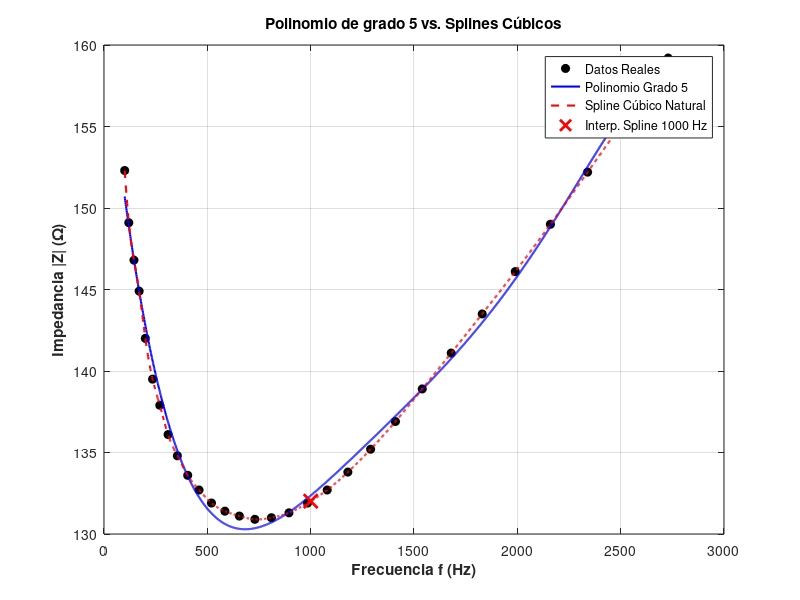

The MATLAB script that drew this image:
%  B2: INTERPOLACIÓN POR SPLINES CÚBICOS NATURALES
clear; clc; close all;
format longG;

% 1. Datos Originales del Experimento
f = [100, 120, 145, 170, 200, 235, 270, 310, 355, 405, ...
     460, 520, 585, 655, 730, 810, 895, 985, 1080, 1180, ...
     1290, 1410, 1540, 1680, 1830, 1990, 2160, 2340, 2530, 2730];

Z = [152.3, 149.1, 146.8, 144.9, 142.0, 139.5, 137.9, 136.1, 134.8, 133.6, ...
     132.7, 131.9, 131.4, 131.1, 130.9, 131.0, 131.3, 131.9, 132.7, 133.8, ...
     135.2, 136.9, 138.9, 141.1, 143.5, 146.1, 149.0, 152.2, 155.6, 159.2];

N = length(f); % Cantidad de puntos (30)

%% B2.1: CONSTRUCCIÓN MANUAL DE LA MATRIZ DE TRACERES (image_01cbce.png)
A = zeros(N-2, N-2);
B = zeros(N-2, 1);

for row = 1:(N-2)
    idx = row + 1; % Índice real en los vectores de datos (puntos internos)
    
    h_left  = f(idx) - f(idx-1);
    h_right = f(idx+1) - f(idx);
    
    % Llenado de la matriz tridiagonal A (Coeficientes de f'')
    if row > 1
        A(row, row-1) = h_left;
    end
    
    A(row, row) = 2 * (f(idx+1) - f(idx-1));
    
    if row < N-2
        A(row, row+1) = h_right;
    end
    
    % Término independiente B (image_01cbce.png)
    B(row) = (6 / h_right) * (Z(idx+1) - Z(idx)) + (6 / h_left) * (Z(idx-1) - Z(idx));
end

% Resolver el sistema para los puntos internos
f_double_prime_internal = A \ B;

% Añadir las condiciones de Spline Natural: f''(x_1) = 0 y f''(x_n) = 0
M = [0; f_double_prime_internal; 0];

%% B2.2: EVALUACIÓN EN MALLA FINA MEDIANTE LA FÓRMULA DE LA DIAPOSITIVA (image_370655.png)
f_fina = linspace(100, 2730, 2000);
Z_spline = zeros(size(f_fina));

for j = 1:length(f_fina)
    x_val = f_fina(j);
    
    % Encontrar a qué segmento pertenece x_val
    if x_val >= f(end)
        k = N - 1;
    else
        k = find(f <= x_val, 1, 'last');
        if k == N, k = N - 1; end
    end
    
    % Implementación exacta de la fórmula de la diapositiva para P_i(x)
    h = f(k+1) - f(k);
    
    term1 = (M(k) / (6 * h)) * (f(k+1) - x_val)^3;
    term2 = (M(k+1) / (6 * h)) * (x_val - f(k))^3;
    term3 = (Z(k)/h - (M(k) * h)/6) * (f(k+1) - x_val);
    term4 = (Z(k+1)/h - (M(k+1) * h)/6) * (x_val - f(k));
    
    Z_spline(j) = term1 + term2 + term3 + term4;
end

%% CÁLCULO DE VALOR EN f = 1000 Hz
target_f = 1000;
k_target = find(f <= target_f, 1, 'last');
h_t = f(k_target+1) - f(k_target);

Z_1000_spline = (M(k_target) / (6 * h_t)) * (f(k_target+1) - target_f)^3 + ...
                (M(k_target+1) / (6 * h_t)) * (target_f - f(k_target))^3 + ...
                (Z(k_target)/h_t - (M(k_target) * h_t)/6) * (f(k_target+1) - target_f) + ...
                (Z(k_target+1)/h_t - (M(k_target+1) * h_t)/6) * (target_f - f(k_target));

%% COMPARACIÓN GRÁFICA CON EL POLINOMIO DE GRADO 5
[p5, ~, mu5] = polyfit(f, Z, 5);
Z_p5 = polyval(p5, f_fina, [], mu5);
Z_p5_1000 = polyval(p5, target_f, [], mu5);

figure('Name', 'Polinomio de grado 5 vs Spline Cúbico', 'NumberTitle', 'off');
plot(f, Z, 'ko', 'MarkerFaceColor', 'k', 'DisplayName', 'Datos Reales'); hold on;
plot(f_fina, Z_p5, 'b-', 'LineWidth', 1.5, 'DisplayName', 'Polinomio Grado 5');
plot(f_fina, Z_spline, 'r--', 'LineWidth', 1.5, 'DisplayName', 'Spline Cúbico Natural');
plot(target_f, Z_1000_spline, 'rx', 'MarkerSize', 10, 'LineWidth', 2, 'DisplayName', 'Interp. Spline 1000 Hz');
grid on;
xlabel('Frecuencia f (Hz)', 'FontWeight', 'bold');
ylabel('Impedancia |Z| (\Omega)', 'FontWeight', 'bold');
title('Polinomio de grado 5 vs. Splines Cúbicos');
legend('Location', 'best');

% Mostrar resultados en consola
fprintf('========================================================================\n');
fprintf('         RESULTADOS COMPARATIVOS EN f = 1000 Hz\n');
fprintf('========================================================================\n');
fprintf('Impedancia estimada con Polinomio Grado 5 : %.4f ohmios\n', Z_p5_1000);
fprintf('Impedancia estimada con Spline Cúbico     : %.4f ohmios\n', Z_1000_spline);
fprintf('Diferencia absoluta entre modelos         : %.4f ohmios\n', abs(Z_p5_1000 - Z_1000_spline));
fprintf('========================================================================\n');
